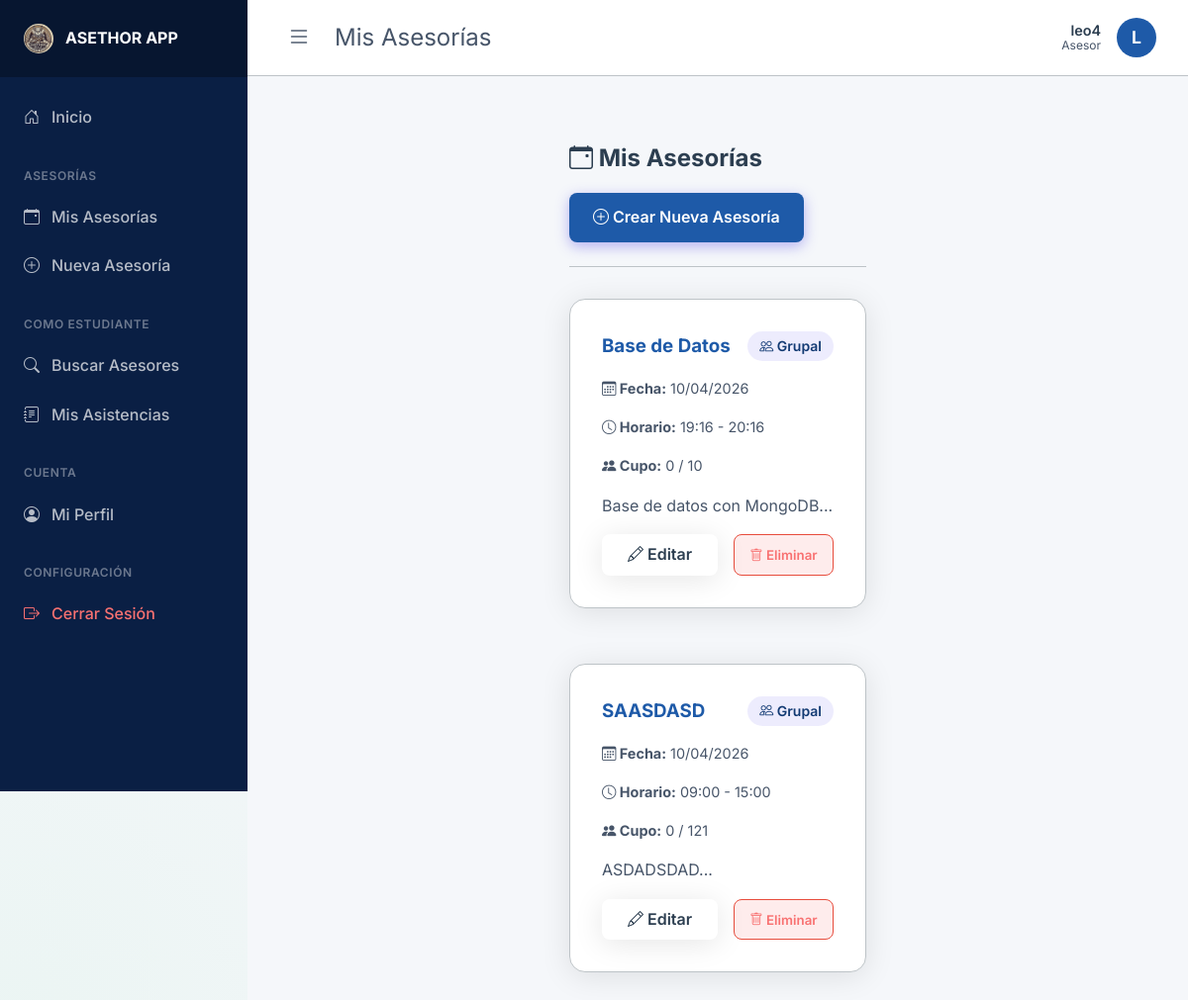
Page /asesor/sessions (signed in) on the committed database.
### app/models.py (models this page shows, shortened)
class Profile(db.Model):
    id = db.Column(db.Integer, primary_key=True)
    user_id = db.Column(db.Integer, db.ForeignKey('user.id'), nullable=False)
    full_name = db.Column(db.String(100), nullable=True)
    bio = db.Column(db.Text, nullable=True)
    strengths = db.Column(db.String(200), nullable=True) # e.g. "matemáticas, programación"
    focus_areas = db.Column(db.String(200), nullable=True) # e.g. "álgebra, base de datos sql"
    rating_avg = db.Column(db.Float, default=0.0) # Calculated average for Asesores

class User(db.Model, UserMixin):
    id = db.Column(db.Integer, primary_key=True)
    username = db.Column(db.String(20), unique=True, nullable=False)
    password_hash = db.Column(db.String(60), nullable=False)
    role = db.Column(db.String(20), nullable=False, default='Estudiante') # Super-Admin, Admin, Asesor, Estudiante
    profile = db.relationship('Profile', backref='user', uselist=False, cascade='all, delete-orphan')
    sessions_given = db.relationship('TutoringSession', backref='asesor', cascade='all, delete-orphan')
    reviews_received = db.relationship('Review', foreign_keys='Review.asesor_id', backref='asesor_reviewed', cascade='all, delete-orphan')
    enrollments = db.relationship('Enrollment', backref='student', cascade='all, delete-orphan')
    reviews_given = db.relationship('Review', foreign_keys='Review.student_id', backref='student_reviewer', cascade='all, delete-orphan')

class TutoringSession(db.Model):
    id = db.Column(db.Integer, primary_key=True)
    asesor_id = db.Column(db.Integer, db.ForeignKey('user.id'), nullable=False)
    topic = db.Column(db.String(100), nullable=False)
    description = db.Column(db.Text, nullable=False)
    date = db.Column(db.Date, nullable=False)
    start_time = db.Column(db.Time, nullable=False)
    end_time = db.Column(db.Time, nullable=False)
    session_type = db.Column(db.String(20), nullable=False, default='Individual') # Individual, Grupal
    capacity = db.Column(db.Integer, default=1)
    enrollments = db.relationship('Enrollment', backref='session', cascade='all, delete-orphan')
    reviews = db.relationship('Review', foreign_keys='Review.session_id', backref='session_reviewed', cascade='all, delete-orphan')

### app/routes/asesor.py (the view)
@asesor.route('/sessions')
def sessions():
    sessions = TutoringSession.query.filter_by(asesor_id=current_user.id).order_by(TutoringSession.date.desc(), TutoringSession.start_time.desc()).all()
    return render_template('asesor/sessions.html', title='Mis Asesorías', sessions=sessions)

### app/models.py (called while the page is built)
@login_manager.user_loader
def load_user(user_id):
    return User.query.get(int(user_id))

### app/routes/asesor.py (called while the page is built)
@asesor.before_request
@login_required
def check_asesor():
    if current_user.role != 'Asesor':
        flash('Acceso denegado. Esta sección es solo para asesores.', 'danger')
        return redirect(url_for('main.home'))

### app/templates/asesor/sessions.html (shortened to what this page needs)
{% extends 'base.html' %}
{% block content %}
<div style="width: 100%; margin-bottom: 2rem; border-bottom: 1px solid var(--surface-border); padding-bottom: 1.5rem;">
    <h2 style="margin-bottom: 1rem;"><i class="bi bi-calendar-event"></i> Mis Asesorías</h2>
    <a href="{{ url_for('asesor.new_session') }}" class="btn btn-primary" style="display: inline-block;">
        <i class="bi bi-plus-circle"></i> Crear Nueva Asesoría
    </a>
</div>
{% if sessions %}
<div class="grid-cards mt-2">
    {% for session in sessions %}
    <div class="glass card">
        <div class="d-flex justify-between align-center mb-2">
            <h3 style="margin: 0; color: var(--primary-color);">{{ session.topic }}</h3>
            <span class="badge">
                <i class="bi {% if session.session_type == 'Individual' %}bi-person{% else %}bi-people{% endif %}"></i> {{ session.session_type }}
            </span>
        </div>
        <p style="font-size: 0.9rem;"><strong><i class="bi bi-calendar3"></i> Fecha:</strong> {{ session.date.strftime('%d/%m/%Y') }}</p>
        <p style="font-size: 0.9rem;"><strong><i class="bi bi-clock"></i> Horario:</strong> {{ session.start_time.strftime('%H:%M') }} - {{ session.end_time.strftime('%H:%M') }}</p>
        <p style="font-size: 0.9rem;"><strong><i class="bi bi-people-fill"></i> Cupo:</strong> {{ session.enrollments|length }} / {{ session.capacity }}</p>
        <p style="margin-top: 1rem;">{{ session.description[:100] }}...</p>
        <div class="d-flex gap-1 mt-2">
            <a href="{{ url_for('asesor.edit_session', session_id=session.id) }}" class="btn glass" style="flex:1; padding: 0.5rem; color:var(--text-primary);">
                <i class="bi bi-pencil"></i> Editar
            </a>
            <form action="{{ url_for('asesor.delete_session', session_id=session.id) }}" method="POST" style="flex:1; display:flex;" id="form-delete-{{ session.id }}">
                <button type="button" class="btn btn-danger" style="flex:1; padding: 0.5rem;" onclick="confirmDelete('{{ session.id }}')">
                    <i class="bi bi-trash"></i> Eliminar
                </button>
            </form>
        </div>
    </div>
    {% endfor %}
</div>
{% else %}
<p class="text-center mt-4 glass card"><i class="bi bi-info-circle"></i> No tienes asesorías creadas aún.</p>
{% endif %}
{% endblock %}

### app/templates/base.html (shortened to what this page needs)
<!DOCTYPE html>
<html lang="es">
<head>
    <link rel="stylesheet" href="{{ url_for('static', filename='css/style.css') }}">
    <link rel="stylesheet" href="https://cdn.jsdelivr.net/npm/bootstrap-icons@1.11.3/font/bootstrap-icons.min.css">
</head>
<body>
    {% if current_user.is_authenticated %}
    <div class="app-wrapper">
        <aside id="sidebar" class="sidebar">
            <div class="sidebar-header">
                <img src="{{ url_for('static', filename='img/logo.jpg') }}" alt="Logo" style="height: 30px; width: 30px; object-fit: cover; border-radius: 50%;">
                <span style="font-weight: 700;">ASETHOR APP</span>
            </div>
            <nav class="sidebar-nav">
                {% if current_user.role != 'Estudiante' %}
                    <a href="{{ url_for('main.home') }}" class="sidebar-link">
                        <i class="bi bi-house-door"></i> Inicio
                    </a>
                {% endif %}
                {% if current_user.role == 'Super-Admin' or current_user.role == 'Admin' %}
                    <div class="sidebar-section">Administración</div>
                    <a href="{{ url_for('admin.dashboard') }}" class="sidebar-link">
                        <i class="bi bi-speedometer2"></i> Panel Admin
                    </a>
                    <a href="{{ url_for('admin.create_user') }}" class="sidebar-link">
                        <i class="bi bi-person-plus"></i> Crear Usuario
                    </a>
                {% elif current_user.role == 'Asesor' %}
                    <div class="sidebar-section">Asesorías</div>
                    <a href="{{ url_for('asesor.sessions') }}" class="sidebar-link">
                        <i class="bi bi-calendar-event"></i> Mis Asesorías
                    </a>
                    <a href="{{ url_for('asesor.new_session') }}" class="sidebar-link">
                        <i class="bi bi-plus-circle"></i> Nueva Asesoría
                    </a>
                    <div class="sidebar-section">Como Estudiante</div>
                    <a href="{{ url_for('estudiante.search') }}" class="sidebar-link">
                        <i class="bi bi-search"></i> Buscar Asesores
                    </a>
                    <a href="{{ url_for('estudiante.my_sessions') }}" class="sidebar-link">
                        <i class="bi bi-journal-text"></i> Mis Asistencias
                    </a>
                    <div class="sidebar-section">Cuenta</div>
                    <a href="{{ url_for('asesor.profile') }}" class="sidebar-link">
                        <i class="bi bi-person-circle"></i> Mi Perfil
                    </a>
                {% endif %}
                <div class="sidebar-section">Configuración</div>
                <a href="{{ url_for('auth.logout') }}" class="sidebar-link" style="color: #f87171;">
                    <i class="bi bi-box-arrow-right"></i> Cerrar Sesión
                </a>
            </nav>
        </aside>
        <main class="main-wrapper">
            <header class="topbar">
                <div class="d-flex align-center gap-1">
                    <button id="sidebarToggle" class="btn-toggle">
                        <i class="bi bi-list"></i>
                    </button>
                    <div class="topbar-title">{% if title %}{{ title }}{% else %}Inicio{% endif %}</div>
                </div>
                <div class="topbar-profile">
                    <div style="text-align: right; line-height: 1.2;">
                        <div style="font-weight: 600; color: var(--text-primary); font-size: 0.9rem;">{{ current_user.profile.full_name or current_user.username }}</div>
                        <div style="font-size: 0.75rem; color: var(--text-secondary);">{{ current_user.role }}</div>
                    </div>
                    <div class="avatar">{{ current_user.username[0]|upper }}</div>
                </div>
            </header>
            <div class="container" style="padding: 2rem;">
    {% endif %}
        {% block content %}{% endblock %}
    {% if current_user.is_authenticated %}
            </div>
        </main>
    </div>
    {% else %}
    </main>
    {% endif %}
</body>
</html>

### app/static/css/style.css (style rules this page uses)
:root { --bg-color: #F5F7FA; --navbar-bg: #0A1F44; --surface-color: #FFFFFF; --surface-border: #BDC3C7; --primary-color: #1E5AA8; --primary-hover: #123A73; --text-primary: #2C3E50; --text-secondary: #475569; --danger-color: #E74C3C; --success-color: #2ECC71; --warning-color: #f59e0b; --font-family: 'Inter', sans-serif; }
* { box-sizing: border-box; margin: 0; padding: 0; }
body { background-color: var(--bg-color); color: var(--text-primary); font-family: var(--font-family); line-height: 1.6; min-height: 100vh; display: flex; flex-direction: column; background-image: radial-gradient(circle at top right, rgba(30, 90, 168, 0.05), transparent 40%), radial-gradient(circle at bottom left, rgba(46, 204, 113, 0.05), transparent 40%); background-attachment: fixed; }
.glass { background: var(--surface-color); backdrop-filter: blur(12px); -webkit-backdrop-filter: blur(12px); border: 1px solid var(--surface-border); border-radius: 16px; box-shadow: 0 4px 30px rgba(0, 0, 0, 0.1); }
.container { max-width: 1200px; margin: 0 auto; padding: 2rem; flex: 1; }
.card { padding: 2rem; margin-bottom: 2rem; }
.grid-cards { display: grid; grid-template-columns: repeat(auto-fill, minmax(300px, 1fr)); gap: 1.5rem; }
.btn { display: inline-block; padding: 0.75rem 1.5rem; border-radius: 8px; font-weight: 600; text-align: center; cursor: pointer; border: none; text-decoration: none; font-family: var(--font-family); }
.btn-primary { background-color: var(--primary-color); color: white; box-shadow: 0 4px 14px rgba(79, 70, 229, 0.4); }
.btn-danger { background-color: rgba(239, 68, 68, 0.1); color: #f87171; border: 1px solid var(--danger-color); }
h1, h2, h3 { margin-bottom: 1rem; font-weight: 700; color: var(--text-primary); }
p { margin-bottom: 1rem; color: var(--text-secondary); }
.mt-2 { margin-top: 1rem; }
.mb-2 { margin-bottom: 1rem; }
.d-flex { display: flex; }
.justify-between { justify-content: space-between; }
.align-center { align-items: center; }
.gap-1 { gap: 1rem; }
.badge { padding: 0.25rem 0.75rem; border-radius: 999px; font-size: 0.875rem; font-weight: 600; background: rgba(79, 70, 229, 0.1); color: var(--primary-hover); }
.app-wrapper { display: flex; min-height: 100vh; }
.sidebar { width: 250px; background-color: var(--navbar-bg); color: rgba(255, 255, 255, 0.7); display: flex; flex-direction: column; position: fixed; height: 100vh; overflow-y: auto; z-index: 1001; transition: transform 0.3s ease, width 0.3s ease; }
.sidebar-header { padding: 1.5rem; background-color: rgba(0, 0, 0, 0.3); display: flex; align-items: center; gap: 0.75rem; color: #ffffff; }
.sidebar-nav { padding: 1rem 0; display: flex; flex-direction: column; }
.sidebar-link { padding: 0.75rem 1.5rem; color: rgba(255, 255, 255, 0.7); text-decoration: none; display: flex; align-items: center; gap: 0.75rem; font-weight: 500; transition: all 0.3s ease; }
.sidebar-section { padding: 1.5rem 1.5rem 0.5rem; font-size: 0.75rem; text-transform: uppercase; letter-spacing: 0.05em; color: rgba(255, 255, 255, 0.4); font-weight: 600; }
.main-wrapper { flex: 1; margin-left: 250px; display: flex; flex-direction: column; background-color: var(--bg-color); transition: margin-left 0.3s ease; }
.btn-toggle { background: none; border: none; font-size: 1.5rem; color: var(--text-secondary); cursor: pointer; display: flex; align-items: center; justify-content: center; padding: 0.5rem; border-radius: 8px; transition: background-color 0.2s; }
.topbar { background-color: #ffffff; padding: 1rem 2rem; display: flex; justify-content: space-between; align-items: center; border-bottom: 1px solid var(--surface-border); }
.topbar-title { font-size: 1.5rem; color: var(--text-secondary); }
.topbar-profile { display: flex; align-items: center; gap: 1rem; }
.avatar { width: 40px; height: 40px; border-radius: 50%; background-color: var(--primary-color); color: var(--bg-color); display: flex; align-items: center; justify-content: center; font-weight: bold; font-size: 1.1rem; }

### rows in the picture
Profile: profile "leo4"
User: role "Asesor", username "L"
TutoringSession: topic "Base de Datos", session_type "Grupal", date "10/04/2026", start_time "19:16", end_time "20:16", enrollments|length "0", capacity "10", description "Base de datos con MongoDB"
TutoringSession: topic "SAASDASD", session_type "Grupal", date "10/04/2026", start_time "09:00", end_time "15:00", enrollments|length "0", capacity "121", description "ASDADSDAD"

### other values in the picture
{{ title }} "Mis Asesorías"
